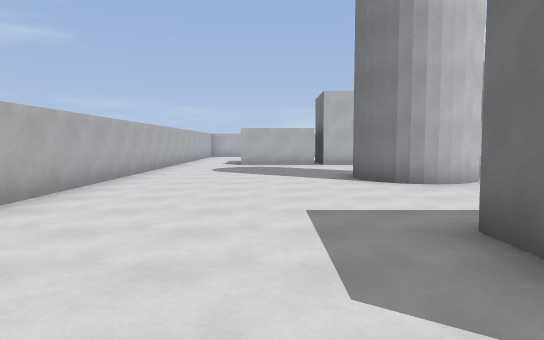
View 1 (above)

23 first-person views from a walk through a level from a Godot 3-D game. The camera is 1.5 m above the floor, tilts 4° down and sees 70° across. The floor is counted in squares, 2 m on a side. Each view is taken from the middle of a square. On the plan, view 1 faces up. The plan holds only what a view shows up to about 12 squares ahead; the rest is blank.

View 2
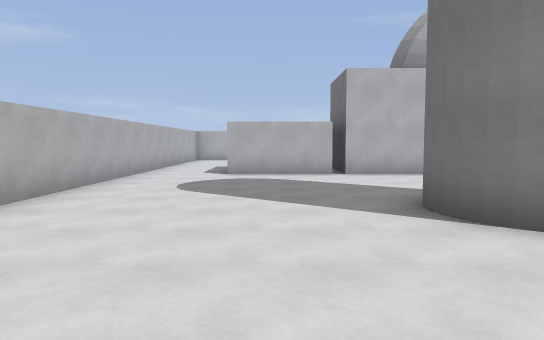

View 3
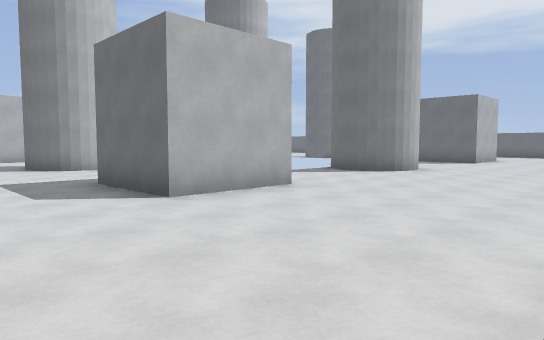

View 4
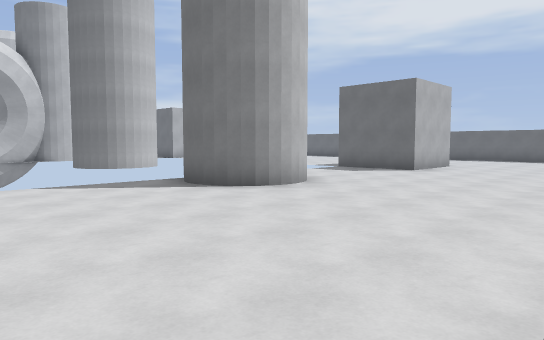

View 5
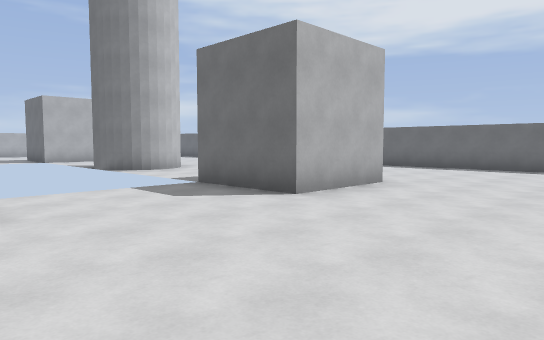

View 6
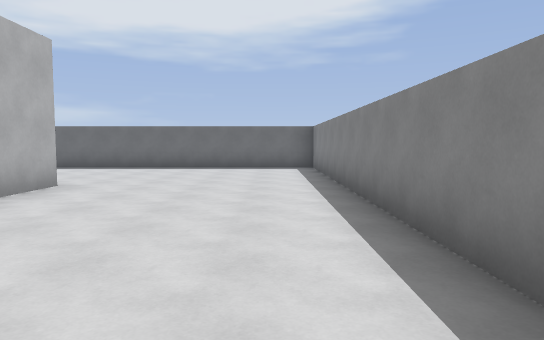

View 7
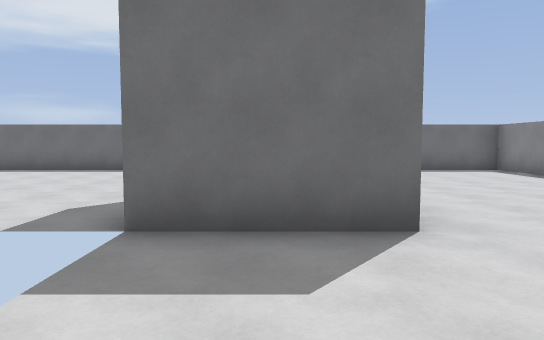

View 8
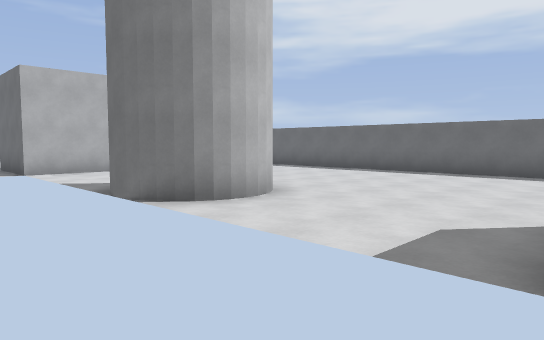

View 9
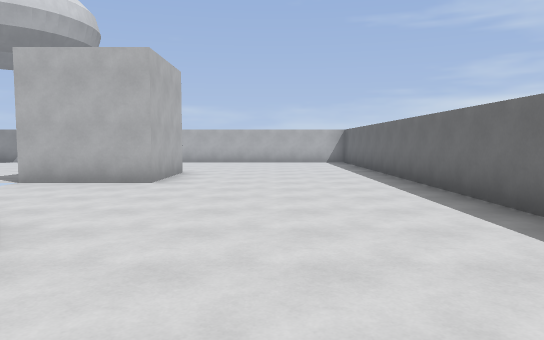

View 10
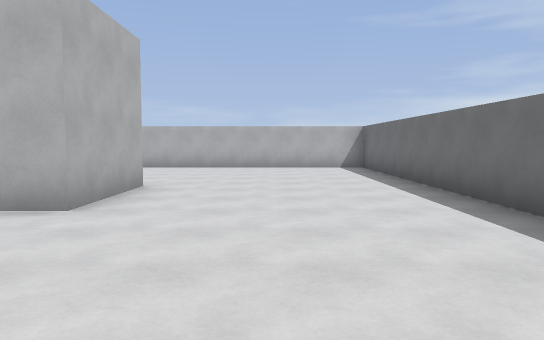

View 11
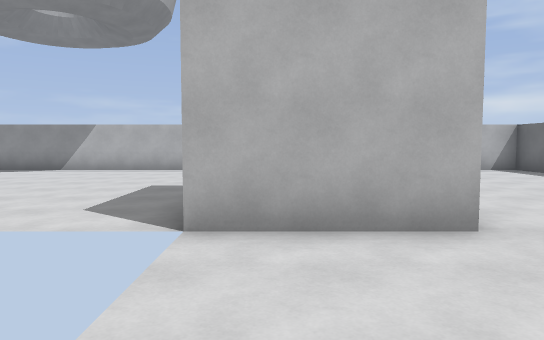

View 12
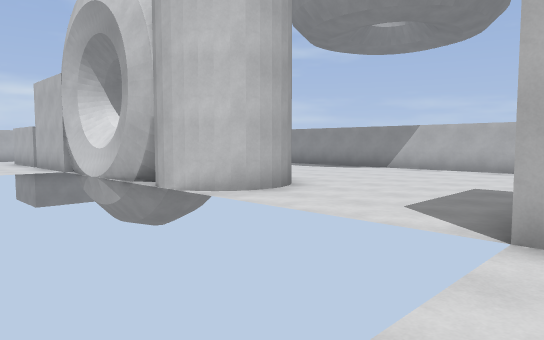

View 13
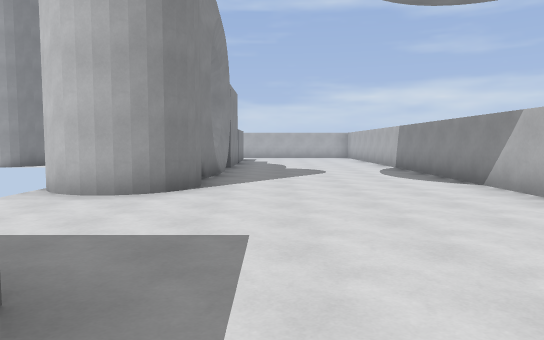

View 14
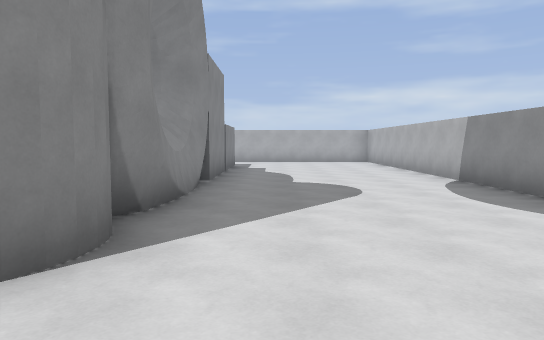

View 15
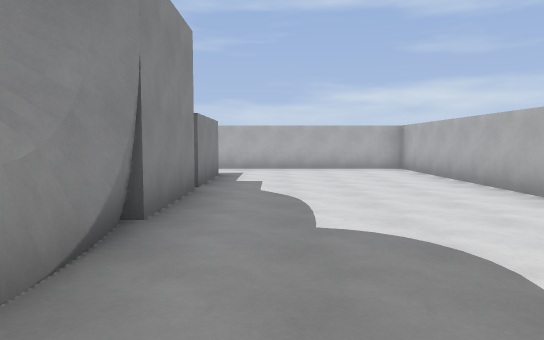

View 16
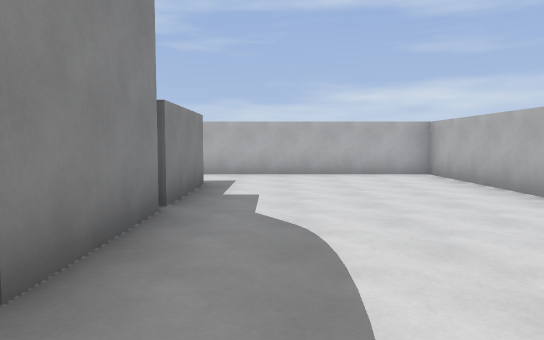

View 17
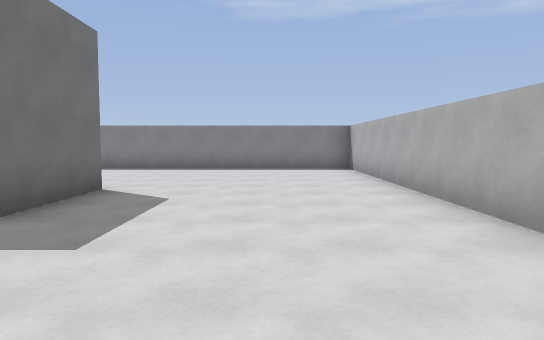

View 18
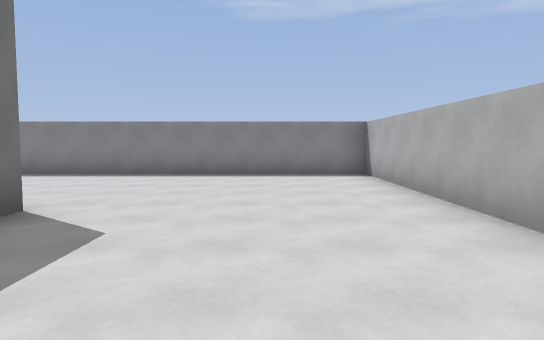

View 19
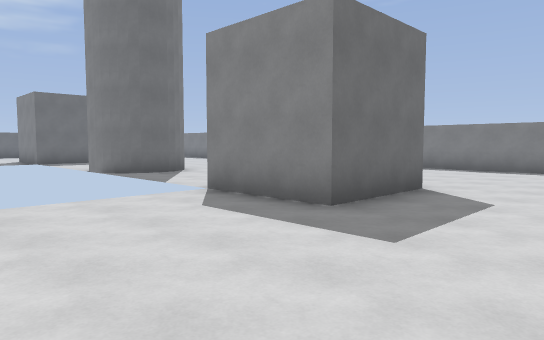

View 20
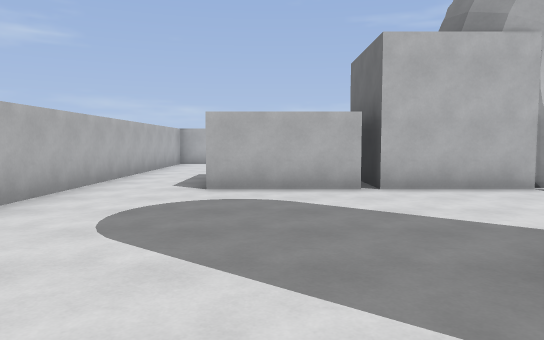

View 21
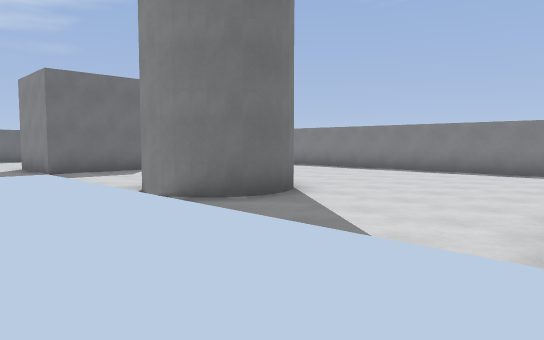

View 22
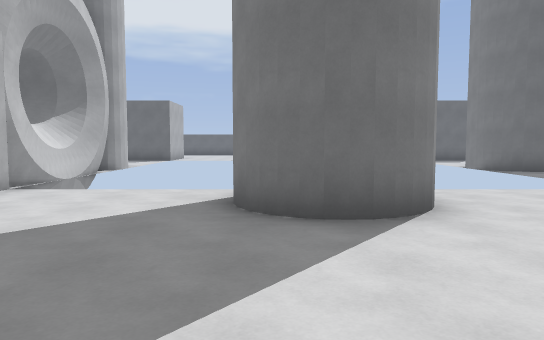

View 23
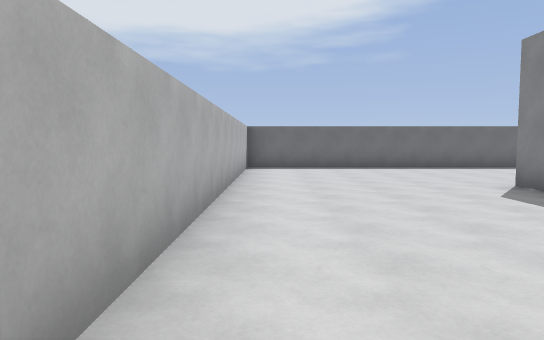

### Floor plan
Key: @ floor where view 1 was taken; # wall or solid block; . floor.
Columns run from 4 left of view 1 to 22 right of it. Each row starts with its distance up from view 1.
 21 ###########################
 20 #.........................#
 19 #.........................#
 18 #.........................#
 17 #.........................#
 16 #.........................#
 15 #..############....##.....#
 14 #..########  ##...###.....#
 13 #........#    #    .......#
 12 #........          .......#
 11 #........          .......#
 10 #........          .......#
  9 #.....###            .....#
  8 #.....###           #.....#
  7 #........         ###.....#
  6 #........          .......#
  5 #........          .......#
  4 #........          .......#
  3 #.....###....##...###..  .#
  2 #.....###....##....##  ...#
  1 #.....###....##....##.....#
  0 #...@.....................#
 -1 #.........................#
 -2 #.........................#
 -3 #.........................#
 -4 #.........................#
 -5 ###########################

Where each view was taken, in squares from view 1:
view 1: 0 up, 0 right, facing up
view 2: 4 up, 0 right, facing up
view 3: 4 down, 1 left, facing up-right
view 4: 4 down, 4 right, facing up-right
view 5: 3 down, 10 right, facing up-right
view 6: 3 down, 10 right, facing right
view 7: 2 up, 11 right, facing right
view 8: 3 up, 12 right, facing up-right
view 9: 6 up, 19 right, facing up
view 10: 9 up, 19 right, facing up
view 11: 10 up, 15 right, facing up
view 12: 10 up, 15 right, facing up-left
view 13: 17 up, 16 right, facing left
view 14: 17 up, 12 right, facing left
view 15: 17 up, 8 right, facing left
view 16: 17 up, 6 right, facing left
view 17: 7 up, 1 left, facing down
view 18: 5 up, 1 left, facing down
view 19: 7 up, 1 left, facing down-right
view 20: 7 up, 0 right, facing up
view 21: 6 up, 4 right, facing down-right
view 22: 9 up, 2 left, facing right
view 23: 20 up, 10 right, facing right
